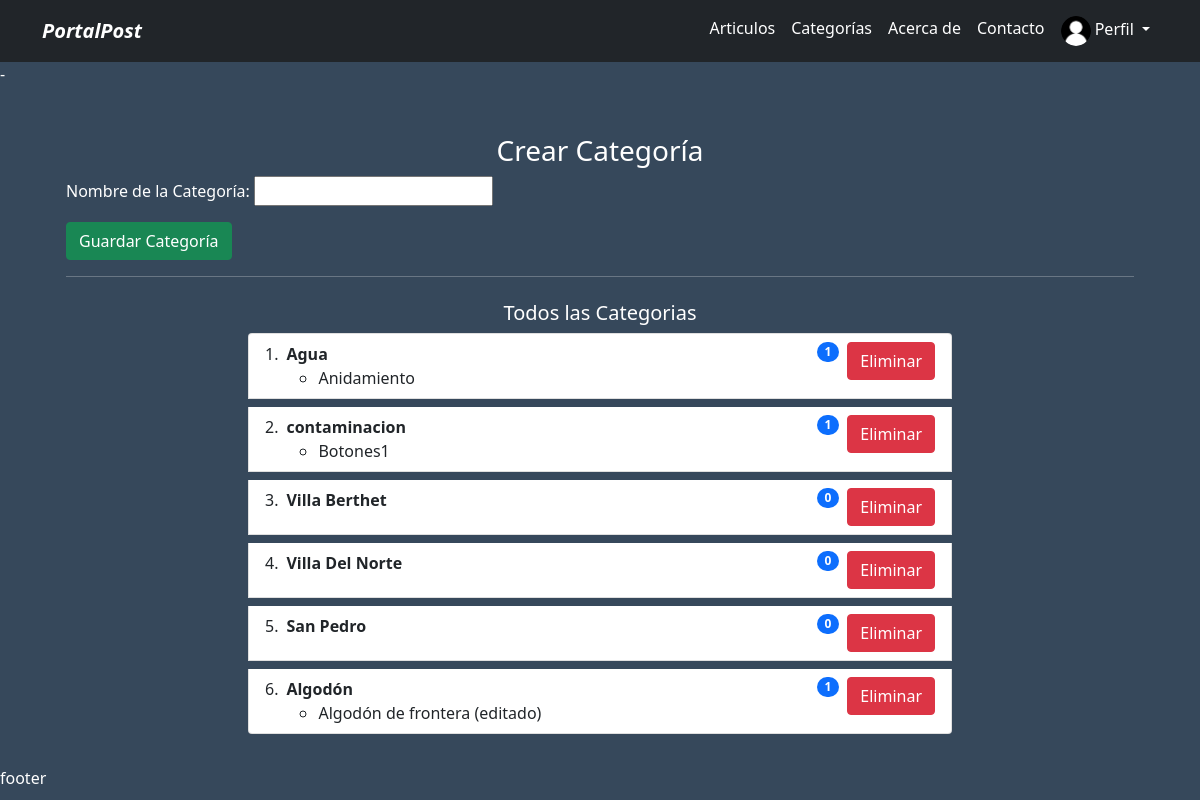
The app's page /create-category/, older data.
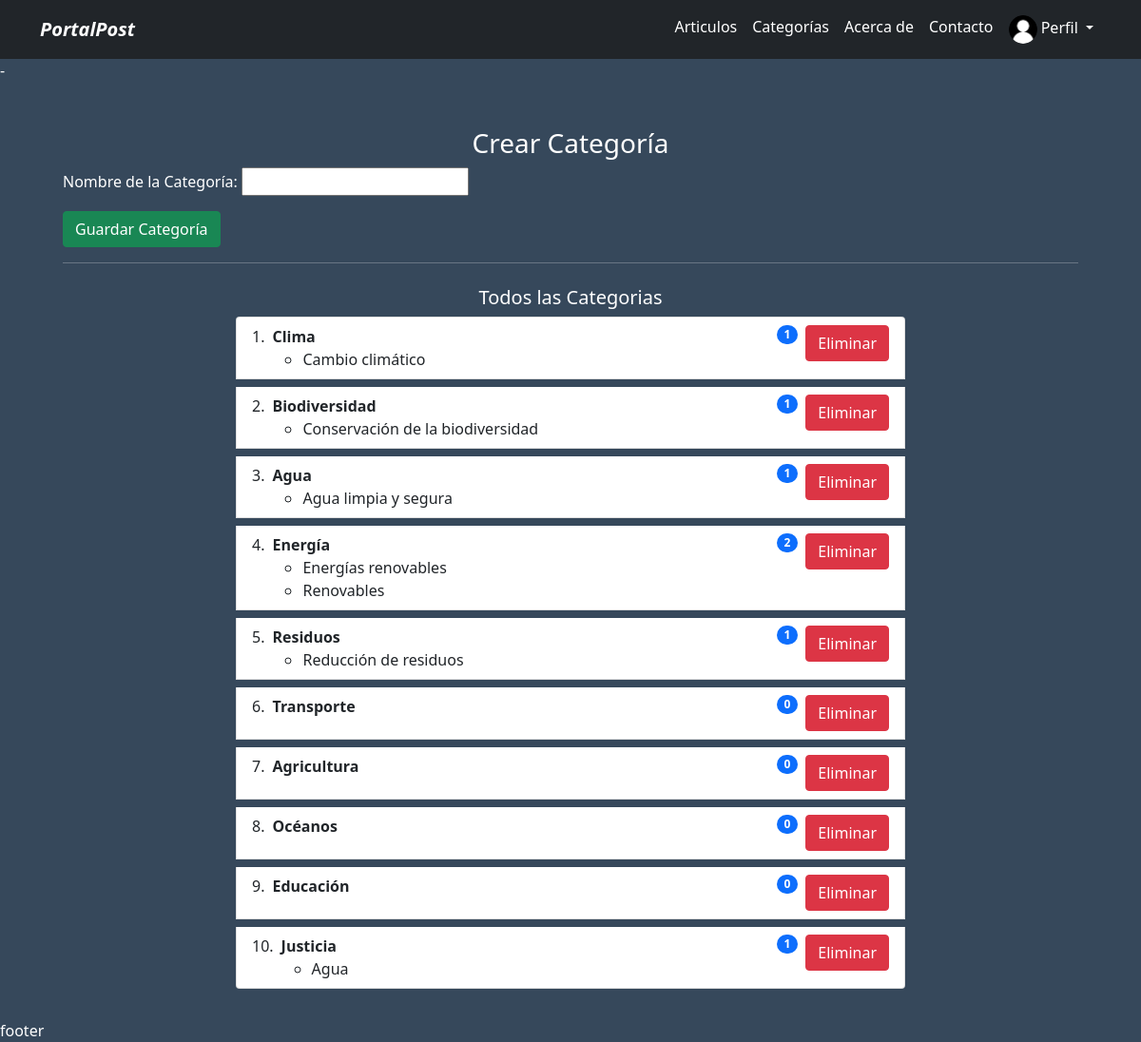
The same page, newer data.
### articulo/models.py (models this page shows, shortened)
class Category(models.Model):
    name = models.CharField(max_length=50)

class Articles(models.Model):
    title = models.CharField(max_length=100)
    content = models.TextField()
    image = models.ImageField(upload_to='articles/images')
    date_published = models.DateField(default=datetime.date.today)
    category = models.ForeignKey(Category, on_delete=models.SET_NULL, null=True)

### articulo/views.py (the view, shortened to what this page needs)
# urls.py: path('create-category/', CategoryCreateView.as_view(), name="create_category"),
class CategoryCreateView(View):
    def get(self, request, *args, **kwargs):
        form = CategoryForm()
        categories = Category.objects.all()
        context = {
            'form': form,
            'categories': categories,
        }
        return render(request, 'category/category_create.html', context)

### articulo/forms.py (shortened to what this page needs)
class CategoryForm(forms.ModelForm):
    class Meta:
        model = Category
        fields = ('name',)
        labels = {
            'name': 'Nombre de la Categoría',
        }

### articulo/templates/category/category_create.html (shortened to what this page needs)
{% extends 'layout.html' %}
{% block content %}
<div class="container">
    <div class="text-center mt-4">
        <h3>Crear Categoría</h3>
    </div>
    <form method="post" enctype="multipart/form-data">
        {{ form.as_p }}
        <button type="submit" class="btn btn-success">Guardar Categoría</button>
    </form>
    <hr>
    <div class="text-center mt-4">
        <h5>Todos las Categorias</h5>
    </div>
    <div class="row justify-content-center">
        <div class="col-md-8">
            <ol class="list-group list-group-numbered">
                {% for category in categories %}
                <li class="list-group-item d-flex justify-content-between align-items-start mb-2">
                    <div class="ms-2 me-auto">
                        <div class="fw-bold">{{ category.name }}</div>
                        <ul>
                            {% for article in category.articles_set.all %}
                                <li>{{ article.title }}</li>
                            {% endfor %}
                        </ul>
                    </div>
                    <span class="badge bg-primary rounded-pill">{{ category.articles_set.count }}</span>
                    <a href="{% url 'articulos:delete_category' category.id %}" class="btn btn-danger ms-2">Eliminar</a>
                </li>
                {% endfor %}
            </ol>
        </div>
    </div>
</div>
{% endblock %}

Row changes from the older to the newer data that the page shows:
removed Articles: title "Anidamiento", shown under "Agua"
removed Category: name "contaminacion", articles_set.count "1"
removed Articles: title "Botones1", shown under "contaminacion"
removed Category: name "Villa Berthet", articles_set.count "0"
removed Category: name "Villa Del Norte", articles_set.count "0"
removed Category: name "San Pedro", articles_set.count "0"
removed Category: name "Algodón", articles_set.count "1"
removed Articles: title "Algodón de frontera (editado)", shown under "Algodón"
added Category: name "Clima", articles_set.count "1"
added Articles: title "Cambio climático", shown under "Clima"
added Category: name "Biodiversidad", articles_set.count "1"
added Articles: title "Conservación de la biodiversidad", shown under "Biodiversidad"
added Articles: title "Agua limpia y segura", shown under "Agua"
added Category: name "Energía", articles_set.count "2"
added Articles: title "Energías renovables", shown under "Energía"
added Articles: title "Renovables", shown under "Energía"
added Category: name "Residuos", articles_set.count "1"
added Articles: title "Reducción de residuos", shown under "Residuos"
added Category: name "Transporte", articles_set.count "0"
added Category: name "Agricultura", articles_set.count "0"
added Category: name "Océanos", articles_set.count "0"
added Category: name "Educación", articles_set.count "0"
added Category: name "Justicia", articles_set.count "1"
added Articles: title "Agua", shown under "Justicia"
